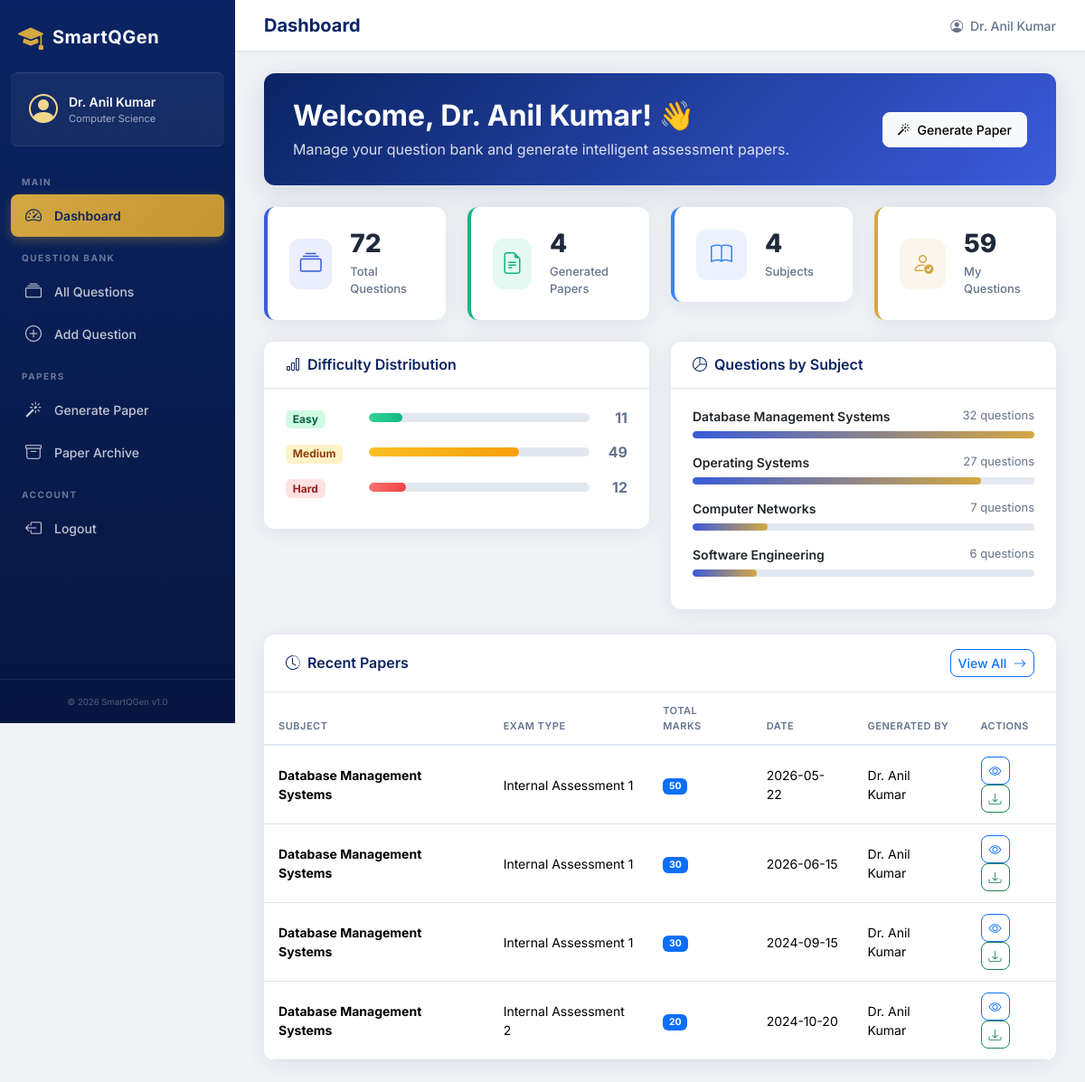
The page /dashboard (signed in) on the database its author committed.
### tables this page shows
CREATE TABLE Faculty (
        faculty_id INTEGER PRIMARY KEY AUTOINCREMENT,
        name TEXT NOT NULL,
        email TEXT NOT NULL UNIQUE,
        password_hash TEXT NOT NULL,
        department TEXT NOT NULL,
        created_at DATETIME DEFAULT CURRENT_TIMESTAMP
    );

CREATE TABLE Subject (
        subject_id INTEGER PRIMARY KEY AUTOINCREMENT,
        subject_code TEXT NOT NULL UNIQUE,
        subject_name TEXT NOT NULL,
        semester INTEGER NOT NULL,
        department TEXT NOT NULL
    );

CREATE TABLE ExamPaper (
        paper_id INTEGER PRIMARY KEY AUTOINCREMENT,
        subject_id INTEGER NOT NULL,
        faculty_id INTEGER NOT NULL,
        total_marks INTEGER NOT NULL,
        exam_type TEXT NOT NULL DEFAULT 'Internal Assessment',
        exam_date DATE NOT NULL,
        generated_at DATETIME DEFAULT CURRENT_TIMESTAMP,
        FOREIGN KEY (subject_id) REFERENCES Subject(subject_id) ON DELETE CASCADE,
        FOREIGN KEY (faculty_id) REFERENCES Faculty(faculty_id) ON DELETE CASCADE
    );

### routes/dashboard.py (the view)
@dashboard_bp.route('/')
@dashboard_bp.route('/dashboard')
@login_required
def index():
    faculty_id = session['faculty_id']
    total_questions = execute_query(
        "SELECT COUNT(*) as count FROM QuestionBank",
        fetchone=True
    )['count']
    total_papers = execute_query(
        "SELECT COUNT(*) as count FROM ExamPaper",
        fetchone=True
    )['count']
    total_subjects = execute_query(
        "SELECT COUNT(*) as count FROM Subject",
        fetchone=True
    )['count']
    my_questions = execute_query(
        "SELECT COUNT(*) as count FROM QuestionBank WHERE added_by = %s",
        (faculty_id,),
        fetchone=True
    )['count']
    difficulty_stats = execute_query(
        """SELECT difficulty_level, COUNT(*) as count
           FROM QuestionBank
           GROUP BY difficulty_level
           ORDER BY FIELD(difficulty_level, 'Easy', 'Medium', 'Hard')""",
        fetchall=True
    )
    subject_stats = execute_query(
        """SELECT s.subject_name, COUNT(q.question_id) as count
           FROM Subject s
           LEFT JOIN QuestionBank q ON s.subject_id = q.subject_id
           GROUP BY s.subject_id, s.subject_name
           ORDER BY count DESC""",
        fetchall=True
    )
    recent_papers = execute_query(
        """SELECT ep.paper_id, ep.total_marks, ep.exam_type, ep.exam_date,
                  ep.generated_at, s.subject_name, f.name as faculty_name
           FROM ExamPaper ep
           JOIN Subject s ON ep.subject_id = s.subject_id
           JOIN Faculty f ON ep.faculty_id = f.faculty_id
           ORDER BY ep.generated_at DESC
           LIMIT 5""",
        fetchall=True
    )
    return render_template('dashboard.html',
                           total_questions=total_questions,
                           total_papers=total_papers,
                           total_subjects=total_subjects,
                           my_questions=my_questions,
                           difficulty_stats=difficulty_stats,
                           subject_stats=subject_stats,
                           recent_papers=recent_papers)

### routes/auth.py (called while the page is built)
def login_required(f):
    @wraps(f)
    def decorated_function(*args, **kwargs):
        if 'faculty_id' not in session:
            flash('Please log in to access this page.', 'warning')
            return redirect(url_for('auth.login'))
        return f(*args, **kwargs)
    return decorated_function

### utils/db.py (called while the page is built)
def get_db():
    conn = sqlite3.connect(DB_PATH)
    conn.row_factory = sqlite3.Row  # Access columns by name
    conn.execute("PRAGMA foreign_keys = ON")  # Enable FK support
    return conn

def dict_from_row(row):
    if row is None:
        return None
    return dict(row)

def execute_query(query, params=None, fetchone=False, fetchall=False, commit=False):
    query = query.replace('%s', '?')
    query = _adapt_query(query)
    conn = get_db()
    cursor = conn.cursor()
    try:
        cursor.execute(query, params or ())
        if fetchone:
            row = cursor.fetchone()
            result = dict_from_row(row)
        elif fetchall:
            rows = cursor.fetchall()
            result = [dict_from_row(r) for r in rows]
        elif commit:
            conn.commit()
            result = cursor.lastrowid
        else:
            result = cursor.rowcount
        return result
    except Exception as e:
        if commit:
            conn.rollback()
        raise e
    finally:
        cursor.close()
        conn.close()

### templates/dashboard.html (shortened to what this page needs)
{% extends "base.html" %}
{% block page_title %}Dashboard{% endblock %}
{% block content %}
<div class="welcome-banner">
    <div class="welcome-text">
        <h2>Welcome, {{ session.get('faculty_name', 'Professor') }}! 👋</h2>
        <p>Manage your question bank and generate intelligent assessment papers.</p>
    </div>
    <div class="welcome-actions">
        <a href="{{ url_for('papers.generate') }}" class="btn btn-light btn-lg">
            <i class="bi bi-magic me-2"></i>Generate Paper
        </a>
    </div>
</div>
<div class="row g-4 mb-4">
    <div class="col-xl-3 col-md-6">
        <div class="stat-card stat-card-primary">
            <div class="stat-icon">
                <i class="bi bi-collection"></i>
            </div>
            <div class="stat-info">
                <h3>{{ total_questions }}</h3>
                <p>Total Questions</p>
            </div>
        </div>
    </div>
    <div class="col-xl-3 col-md-6">
        <div class="stat-card stat-card-success">
            <div class="stat-icon">
                <i class="bi bi-file-earmark-text"></i>
            </div>
            <div class="stat-info">
                <h3>{{ total_papers }}</h3>
                <p>Generated Papers</p>
            </div>
        </div>
    </div>
    <div class="col-xl-3 col-md-6">
        <div class="stat-card stat-card-info">
            <div class="stat-icon">
                <i class="bi bi-book"></i>
            </div>
            <div class="stat-info">
                <h3>{{ total_subjects }}</h3>
                <p>Subjects</p>
            </div>
        </div>
    </div>
    <div class="col-xl-3 col-md-6">
        <div class="stat-card stat-card-warning">
            <div class="stat-icon">
                <i class="bi bi-person-check"></i>
            </div>
            <div class="stat-info">
                <h3>{{ my_questions }}</h3>
                <p>My Questions</p>
            </div>
        </div>
    </div>
</div>
<div class="row g-4">
    <div class="col-lg-6">
        <div class="card dashboard-card">
            <div class="card-header">
                <h5><i class="bi bi-bar-chart me-2"></i>Difficulty Distribution</h5>
            </div>
            <div class="card-body">
                {% for stat in difficulty_stats %}
                <div class="difficulty-bar-row">
                    <div class="difficulty-label">
                        <span class="badge badge-{{ stat.difficulty_level|lower }}">
                            {{ stat.difficulty_level }}
                        </span>
                    </div>
                    <div class="difficulty-bar-wrapper">
                        {% set percentage = (stat.count / total_questions * 100) if total_questions > 0 else 0 %}
                        <div class="difficulty-bar">
                            <div class="difficulty-bar-fill difficulty-{{ stat.difficulty_level|lower }}"
                                 style="width: {{ percentage }}%"></div>
                        </div>
                    </div>
                    <span class="difficulty-count">{{ stat.count }}</span>
                </div>
                {% endfor %}
            </div>
        </div>
    </div>
    <div class="col-lg-6">
        <div class="card dashboard-card">
            <div class="card-header">
                <h5><i class="bi bi-pie-chart me-2"></i>Questions by Subject</h5>
            </div>
            <div class="card-body">
                {% for stat in subject_stats %}
                <div class="subject-stat-row">
                    <div class="subject-stat-info">
                        <span class="subject-name">{{ stat.subject_name }}</span>
                        <span class="subject-count">{{ stat.count }} questions</span>
                    </div>
                    <div class="subject-bar-wrapper">
                        {% set max_count = subject_stats[0].count if subject_stats else 1 %}
                        {% set pct = (stat.count / max_count * 100) if max_count > 0 else 0 %}
                        <div class="subject-bar">
                            <div class="subject-bar-fill" style="width: {{ pct }}%"></div>
                        </div>
                    </div>
                </div>
                {% endfor %}
            </div>
        </div>
    </div>
</div>
<div class="row g-4 mt-1">
    <div class="col-12">
        <div class="card dashboard-card">
            <div class="card-header d-flex justify-content-between align-items-center">
                <h5><i class="bi bi-clock-history me-2"></i>Recent Papers</h5>
                <a href="{{ url_for('papers.list_papers') }}" class="btn btn-sm btn-outline-primary">
                    View All <i class="bi bi-arrow-right ms-1"></i>
                </a>
            </div>
            <div class="card-body p-0">
                {% if recent_papers %}
                <div class="table-responsive">
                    <table class="table table-hover mb-0">
                        <thead>
                            <tr>
                                <th>Subject</th>
                                <th>Exam Type</th>
                                <th>Total Marks</th>
                                <th>Date</th>
                                <th>Generated By</th>
                                <th>Actions</th>
                            </tr>
                        </thead>
                        <tbody>
                            {% for paper in recent_papers %}
                            <tr>
                                <td><strong>{{ paper.subject_name }}</strong></td>
                                <td>{{ paper.exam_type }}</td>
                                <td><span class="badge bg-primary">{{ paper.total_marks }}</span></td>
                                <td>{{ paper.exam_date }}</td>
                                <td>{{ paper.faculty_name }}</td>
                                <td>
                                    <a href="{{ url_for('papers.view_paper', paper_id=paper.paper_id) }}"
                                       class="btn btn-sm btn-outline-primary" title="View">
                                        <i class="bi bi-eye"></i>
                                    </a>
                                    <a href="{{ url_for('papers.download_paper', paper_id=paper.paper_id) }}"
                                       class="btn btn-sm btn-outline-success" title="Download PDF">
                                        <i class="bi bi-download"></i>
                                    </a>
                                </td>
                            </tr>
                            {% endfor %}
                        </tbody>
                    </table>
                </div>
                {% endif %}
            </div>
        </div>
    </div>
</div>
{% endblock %}

### templates/base.html (shortened to what this page needs)
<!DOCTYPE html>
<html lang="en" data-bs-theme="light">
<head>
    <link href="https://cdn.jsdelivr.net/npm/bootstrap@5.3.3/dist/css/bootstrap.min.css" rel="stylesheet">
    <link href="https://cdn.jsdelivr.net/npm/bootstrap-icons@1.11.3/font/bootstrap-icons.min.css" rel="stylesheet">
    <link href="{{ url_for('static', filename='css/style.css') }}" rel="stylesheet">
</head>
<body>
    {% if error_code %}
    <div class="error-page">
        <div class="error-content">
            <h1 class="error-code">{{ error_code }}</h1>
            <p class="error-message">{{ error_message }}</p>
            <a href="{{ url_for('dashboard.index') }}" class="btn btn-primary">
                <i class="bi bi-house me-2"></i>Go to Dashboard
            </a>
        </div>
    </div>
    {% elif session.get('faculty_id') %}
    <div class="app-wrapper">
        {% include 'partials/sidebar.html' %}
        <main class="main-content">
            <header class="top-navbar">
                <h1 class="page-title">{% block page_title %}Dashboard{% endblock %}</h1>
                <div class="navbar-right">
                    <span class="navbar-user">
                        <i class="bi bi-person-circle me-1"></i>
                        {{ session.get('faculty_name', 'Faculty') }}
                    </span>
                </div>
            </header>
            <div class="page-content">
                {% block content %}{% endblock %}
            </div>
        </main>
    </div>
    {% else %}
    {% block unauthenticated_content %}{% endblock %}
    {% endif %}
</body>
</html>

### templates/partials/sidebar.html (shortened to what this page needs)
<nav id="sidebar" class="sidebar">
  <div class="sidebar-header">
    <div class="sidebar-brand">
      <i class="bi bi-mortarboard-fill brand-icon"></i>
      <span class="brand-text">SmartQGen</span>
    </div>
  </div>
  <div class="sidebar-user">
    <div class="user-avatar">
      <i class="bi bi-person-circle"></i>
    </div>
    <div class="user-info">
      <span class="user-name">{{ session.get('faculty_name', 'Faculty') }}</span>
      <span class="user-dept">{{ session.get('faculty_department', 'Department') }}</span>
    </div>
  </div>
  <ul class="sidebar-nav">
    <li class="nav-section">MAIN</li>
    <li class="nav-item {% if request.endpoint == 'dashboard.index' %}active{% endif %}">
      <a href="{{ url_for('dashboard.index') }}">
        <i class="bi bi-speedometer2"></i>
        <span>Dashboard</span>
      </a>
    </li>
    <li class="nav-section">QUESTION BANK</li>
    <li class="nav-item {% if request.endpoint == 'questions.list_questions' %}active{% endif %}">
      <a href="{{ url_for('questions.list_questions') }}">
        <i class="bi bi-collection"></i>
        <span>All Questions</span>
      </a>
    </li>
    <li class="nav-item {% if request.endpoint == 'questions.add_question' %}active{% endif %}">
      <a href="{{ url_for('questions.add_question') }}">
        <i class="bi bi-plus-circle"></i>
        <span>Add Question</span>
      </a>
    </li>
    <li class="nav-section">PAPERS</li>
    <li class="nav-item {% if request.endpoint == 'papers.generate' %}active{% endif %}">
      <a href="{{ url_for('papers.generate') }}">
        <i class="bi bi-magic"></i>
        <span>Generate Paper</span>
      </a>
    </li>
    <li class="nav-item {% if request.endpoint == 'papers.list_papers' %}active{% endif %}">
      <a href="{{ url_for('papers.list_papers') }}">
        <i class="bi bi-archive"></i>
        <span>Paper Archive</span>
      </a>
    </li>
    <li class="nav-section">ACCOUNT</li>
    <li class="nav-item">
      <a href="{{ url_for('auth.logout') }}">
        <i class="bi bi-box-arrow-left"></i>
        <span>Logout</span>
      </a>
    </li>
  </ul>
  <div class="sidebar-footer">
    <small>&copy; 2026 SmartQGen v1.0</small>
  </div>
</nav>

### rows shown on the page
Faculty: get "Dr. Anil Kumar"
Subject: subject_name "Database Management Systems", count "32", {{ pct }} 100.0 (drawn)
Subject: subject_name "Operating Systems", count "27", {{ pct }} 84.375 (drawn)
Subject: subject_name "Computer Networks", count "7", {{ pct }} 21.875 (drawn)
Subject: subject_name "Software Engineering", count "6", {{ pct }} 18.75 (drawn)
ExamPaper: subject_name "Database Management Systems", exam_type "Internal Assessment 1", total_marks "50", exam_date "2026-05-22", faculty_name "Dr. Anil Kumar"
ExamPaper: subject_name "Database Management Systems", exam_type "Internal Assessment 1", total_marks "30", exam_date "2026-06-15", faculty_name "Dr. Anil Kumar"
ExamPaper: subject_name "Database Management Systems", exam_type "Internal Assessment 1", total_marks "30", exam_date "2024-09-15", faculty_name "Dr. Anil Kumar"
ExamPaper: subject_name "Database Management Systems", exam_type "Internal Assessment 2", total_marks "20", exam_date "2024-10-20", faculty_name "Dr. Anil Kumar"

### other values the page prints
{{ session.get('faculty_department', 'Department') }} "Computer Science"
{{ total_questions }} "72"
{{ total_papers }} "4"
{{ total_subjects }} "4"
{{ my_questions }} "59"
{{ stat.difficulty_level }} "Easy" "Medium" "Hard"
{{ stat.count }} "11" "49" "12"
